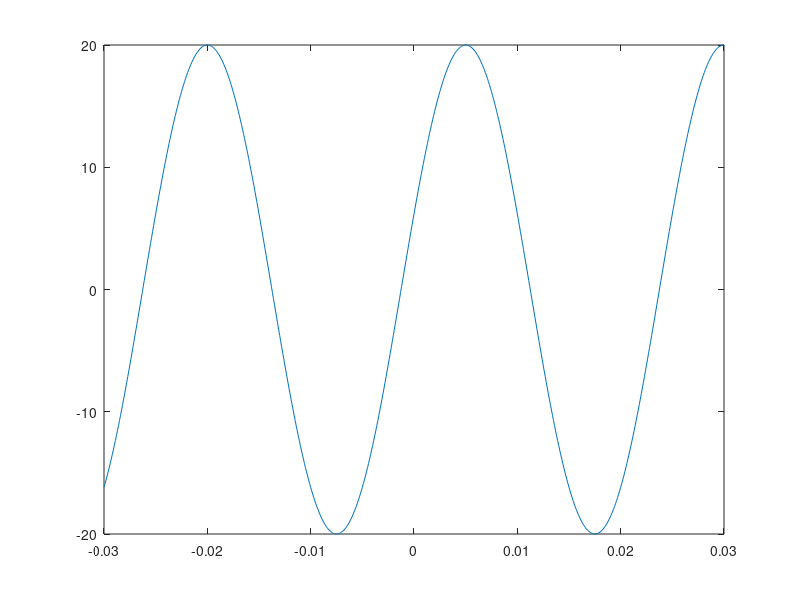

Write the MATLAB code that produced this figure.
t = (-10:.01:20);
x = 3 * cos((pi/5)*t - (pi/4));
plot(t,x), title('x(t) = 3cos((pi/5)*t - pi/4)'), ylabel('x(t)'), xlabel('t');

theta = (0:.01:6*pi);
y = cos(theta);
plot(theta, y), title('y = cos(theta)'), ylabel('y'), xlabel('theta');

t = (0:.01:30);
y = cos(0.2*pi*t);
plot(t, y), title('y = cos(0.2*pi*t)'), ylabel('y'), xlabel('t');

t = [-.03:.0001:.03];
x = 20*cos(2.*pi.*40.*(t - .005));
plot(t,x)

